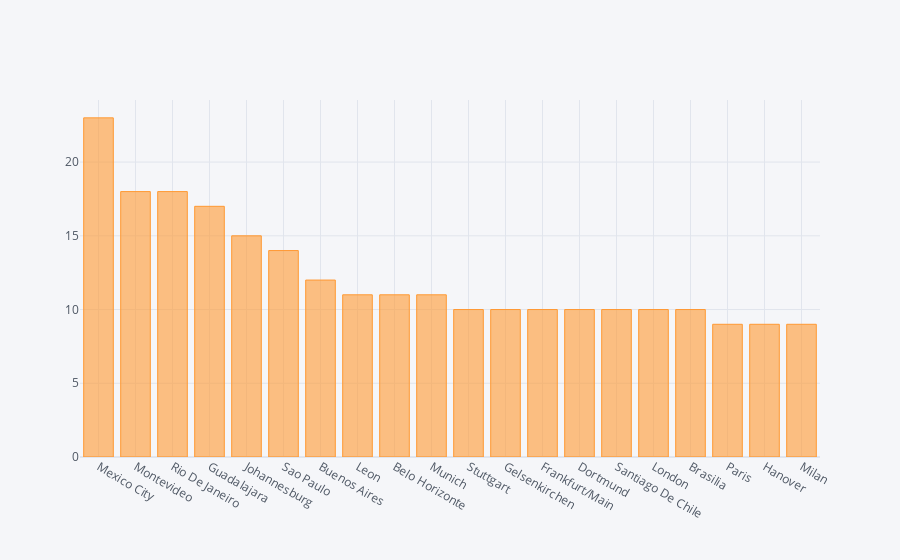

This figure's notebook cell:
### Code cell
matches['City'].value_counts()[:20].iplot(kind = 'bar')

### Figure 1 — Plotly figure (JSON) as saved in the notebook; plotly's stock layout.template omitted (floating-point values rounded to 4 significant figures)
{"data": [{"marker": {"color": "rgba(255, 153, 51, 0.6)", "line": {"color": "rgba(255, 153, 51, 1.0)", "width": 1}}, "name": "City", "orientation": "v", "text": "", "type": "bar", "x": ["Mexico City ", "Montevideo ", "Rio De Janeiro ", "Guadalajara ", "Johannesburg ", "Sao Paulo ", "Buenos Aires ", "Leon ", "Belo Horizonte ", "Munich ", "Stuttgart ", "Gelsenkirchen ", "Frankfurt/Main ", "Dortmund ", "Santiago De Chile ", "London ", "Brasilia ", "Paris ", "Hanover ", "Milan "], "y": [23, 18, 18, 17, 15, 14, 12, 11, 11, 11, 10, 10, 10, 10, 10, 10, 10, 9, 9, 9]}], "layout": {"legend": {"bgcolor": "#F5F6F9", "font": {"color": "#4D5663"}}, "paper_bgcolor": "#F5F6F9", "plot_bgcolor": "#F5F6F9", "title": {"font": {"color": "#4D5663"}}, "xaxis": {"gridcolor": "#E1E5ED", "showgrid": true, "tickfont": {"color": "#4D5663"}, "title": {"font": {"color": "#4D5663"}, "text": ""}, "zerolinecolor": "#E1E5ED"}, "yaxis": {"gridcolor": "#E1E5ED", "showgrid": true, "tickfont": {"color": "#4D5663"}, "title": {"font": {"color": "#4D5663"}, "text": ""}, "zerolinecolor": "#E1E5ED"}}}
